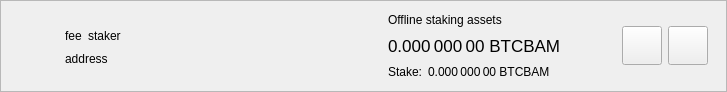
<?xml version="1.0" encoding="UTF-8"?>
<ui version="4.0">
 <class>DelegationItemWidget</class>
 <widget class="QWidget" name="DelegationItemWidget">
  <property name="geometry">
   <rect>
    <x>0</x>
    <y>0</y>
    <width>727</width>
    <height>92</height>
   </rect>
  </property>
  <property name="sizePolicy">
   <sizepolicy hsizetype="Preferred" vsizetype="Maximum">
    <horstretch>0</horstretch>
    <verstretch>0</verstretch>
   </sizepolicy>
  </property>
  <property name="windowTitle">
   <string>Form</string>
  </property>
  <layout class="QVBoxLayout" name="verticalLayout_2">
   <property name="spacing">
    <number>0</number>
   </property>
   <property name="leftMargin">
    <number>0</number>
   </property>
   <property name="topMargin">
    <number>0</number>
   </property>
   <property name="rightMargin">
    <number>0</number>
   </property>
   <property name="bottomMargin">
    <number>0</number>
   </property>
   <item>
    <widget class="QFrame" name="delegationItemFrame">
     <property name="frameShape">
      <enum>QFrame::StyledPanel</enum>
     </property>
     <property name="frameShadow">
      <enum>QFrame::Raised</enum>
     </property>
     <layout class="QHBoxLayout" name="horizontalLayout">
      <property name="topMargin">
       <number>0</number>
      </property>
      <property name="bottomMargin">
       <number>0</number>
      </property>
      <item>
       <widget class="QLabel" name="delegationLogo">
        <property name="sizePolicy">
         <sizepolicy hsizetype="Fixed" vsizetype="Fixed">
          <horstretch>0</horstretch>
          <verstretch>0</verstretch>
         </sizepolicy>
        </property>
        <property name="minimumSize">
         <size>
          <width>40</width>
          <height>40</height>
         </size>
        </property>
        <property name="alignment">
         <set>Qt::AlignCenter</set>
        </property>
       </widget>
      </item>
      <item>
       <widget class="QStackedWidget" name="stackedWidget">
        <property name="currentIndex">
         <number>0</number>
        </property>
        <widget class="QWidget" name="page">
         <layout class="QHBoxLayout" name="horizontalLayout_4">
          <item>
           <layout class="QHBoxLayout" name="horizontalLayout_3">
            <item>
             <layout class="QVBoxLayout" name="verticalLayout">
              <property name="rightMargin">
               <number>15</number>
              </property>
              <item>
               <spacer name="verticalSpacer_2">
                <property name="orientation">
                 <enum>Qt::Vertical</enum>
                </property>
                <property name="sizeHint" stdset="0">
                 <size>
                  <width>20</width>
                  <height>0</height>
                 </size>
                </property>
               </spacer>
              </item>
              <item alignment="Qt::AlignLeft">
               <widget class="QWidget" name="widgetDelegation" native="true">
                <property name="minimumSize">
                 <size>
                  <width>280</width>
                  <height>0</height>
                 </size>
                </property>
                <layout class="QHBoxLayout" name="horizontalLayout_2" stretch="0,0,1">
                 <property name="leftMargin">
                  <number>0</number>
                 </property>
                 <property name="topMargin">
                  <number>0</number>
                 </property>
                 <property name="rightMargin">
                  <number>0</number>
                 </property>
                 <property name="bottomMargin">
                  <number>0</number>
                 </property>
                 <item alignment="Qt::AlignLeft">
                  <widget class="QLabel" name="labelFee">
                   <property name="text">
                    <string>fee</string>
                   </property>
                   <property name="textInteractionFlags">
                    <set>Qt::LinksAccessibleByMouse|Qt::TextSelectableByMouse</set>
                   </property>
                  </widget>
                 </item>
                 <item alignment="Qt::AlignLeft">
                  <widget class="QLabel" name="labelStaker">
                   <property name="text">
                    <string>staker</string>
                   </property>
                   <property name="textInteractionFlags">
                    <set>Qt::LinksAccessibleByMouse|Qt::TextSelectableByMouse</set>
                   </property>
                  </widget>
                 </item>
                 <item>
                  <spacer name="horizontalSpacer">
                   <property name="orientation">
                    <enum>Qt::Horizontal</enum>
                   </property>
                   <property name="sizeType">
                    <enum>QSizePolicy::Minimum</enum>
                   </property>
                   <property name="sizeHint" stdset="0">
                    <size>
                     <width>0</width>
                     <height>20</height>
                    </size>
                   </property>
                  </spacer>
                 </item>
                </layout>
               </widget>
              </item>
              <item alignment="Qt::AlignLeft">
               <widget class="QLabel" name="labelAddress">
                <property name="text">
                 <string>address</string>
                </property>
                <property name="textInteractionFlags">
                 <set>Qt::LinksAccessibleByMouse|Qt::TextSelectableByMouse</set>
                </property>
               </widget>
              </item>
              <item>
               <spacer name="verticalSpacer">
                <property name="orientation">
                 <enum>Qt::Vertical</enum>
                </property>
                <property name="sizeHint" stdset="0">
                 <size>
                  <width>20</width>
                  <height>0</height>
                 </size>
                </property>
               </spacer>
              </item>
             </layout>
            </item>
            <item>
             <widget class="QWidget" name="vLineAssets" native="true">
              <property name="minimumSize">
               <size>
                <width>1</width>
                <height>0</height>
               </size>
              </property>
             </widget>
            </item>
            <item>
             <widget class="QWidget" name="widgetStakingAssets" native="true">
              <property name="sizePolicy">
               <sizepolicy hsizetype="Minimum" vsizetype="Preferred">
                <horstretch>0</horstretch>
                <verstretch>0</verstretch>
               </sizepolicy>
              </property>
              <layout class="QVBoxLayout" name="verticalLayout_3">
               <property name="leftMargin">
                <number>15</number>
               </property>
               <property name="topMargin">
                <number>0</number>
               </property>
               <property name="rightMargin">
                <number>15</number>
               </property>
               <property name="bottomMargin">
                <number>0</number>
               </property>
               <item>
                <widget class="QLabel" name="labelAssetsText">
                 <property name="text">
                  <string>Offline staking assets</string>
                 </property>
                 <property name="alignment">
                  <set>Qt::AlignLeading|Qt::AlignLeft|Qt::AlignVCenter</set>
                 </property>
                </widget>
               </item>
               <item>
                <widget class="QLabel" name="labelAssets">
                 <property name="font">
                  <font>
                   <pointsize>13</pointsize>
                  </font>
                 </property>
                 <property name="cursor">
                  <cursorShape>IBeamCursor</cursorShape>
                 </property>
                 <property name="toolTip">
                  <string>Your current spendable balance</string>
                 </property>
                 <property name="text">
                  <string notr="true">0.000 000 00 BTCBAM</string>
                 </property>
                 <property name="alignment">
                  <set>Qt::AlignLeading|Qt::AlignLeft|Qt::AlignVCenter</set>
                 </property>
                 <property name="textInteractionFlags">
                  <set>Qt::LinksAccessibleByMouse|Qt::TextSelectableByMouse</set>
                 </property>
                </widget>
               </item>
               <item>
                <layout class="QHBoxLayout" name="horizontalLayout_6">
                 <property name="spacing">
                  <number>6</number>
                 </property>
                 <item>
                  <widget class="QLabel" name="labelStakeText">
                   <property name="sizePolicy">
                    <sizepolicy hsizetype="Maximum" vsizetype="Preferred">
                     <horstretch>0</horstretch>
                     <verstretch>0</verstretch>
                    </sizepolicy>
                   </property>
                   <property name="text">
                    <string>Stake:</string>
                   </property>
                   <property name="alignment">
                    <set>Qt::AlignLeading|Qt::AlignLeft|Qt::AlignVCenter</set>
                   </property>
                  </widget>
                 </item>
                 <item>
                  <widget class="QLabel" name="labelStake">
                   <property name="text">
                    <string>0.000 000 00 BTCBAM</string>
                   </property>
                   <property name="alignment">
                    <set>Qt::AlignLeading|Qt::AlignLeft|Qt::AlignVCenter</set>
                   </property>
                   <property name="textInteractionFlags">
                    <set>Qt::LinksAccessibleByMouse|Qt::TextSelectableByMouse</set>
                   </property>
                  </widget>
                 </item>
                 <item>
                  <spacer name="horizontalSpacer_4">
                   <property name="orientation">
                    <enum>Qt::Horizontal</enum>
                   </property>
                   <property name="sizeType">
                    <enum>QSizePolicy::Minimum</enum>
                   </property>
                   <property name="sizeHint" stdset="0">
                    <size>
                     <width>0</width>
                     <height>0</height>
                    </size>
                   </property>
                  </spacer>
                 </item>
                </layout>
               </item>
              </layout>
             </widget>
            </item>
            <item>
             <spacer name="horizontalSpacer_2">
              <property name="orientation">
               <enum>Qt::Horizontal</enum>
              </property>
              <property name="sizeHint" stdset="0">
               <size>
                <width>193</width>
                <height>20</height>
               </size>
              </property>
             </spacer>
            </item>
            <item>
             <widget class="QToolButton" name="buttonSplit">
              <property name="text">
               <string/>
              </property>
              <property name="iconSize">
               <size>
                <width>32</width>
                <height>32</height>
               </size>
              </property>
             </widget>
            </item>
            <item>
             <widget class="QToolButton" name="buttonRemove">
              <property name="text">
               <string/>
              </property>
              <property name="iconSize">
               <size>
                <width>32</width>
                <height>32</height>
               </size>
              </property>
             </widget>
            </item>
           </layout>
          </item>
         </layout>
        </widget>
        <widget class="QWidget" name="page_2">
         <layout class="QHBoxLayout" name="horizontalLayout_5">
          <item>
           <widget class="QLabel" name="labelNewDelegation">
            <property name="text">
             <string>Add new delegations</string>
            </property>
           </widget>
          </item>
          <item>
           <spacer name="horizontalSpacer_3">
            <property name="orientation">
             <enum>Qt::Horizontal</enum>
            </property>
            <property name="sizeHint" stdset="0">
             <size>
              <width>408</width>
              <height>20</height>
             </size>
            </property>
           </spacer>
          </item>
          <item>
           <widget class="QToolButton" name="buttonRestore">
            <property name="text">
             <string/>
            </property>
            <property name="iconSize">
             <size>
              <width>32</width>
              <height>32</height>
             </size>
            </property>
           </widget>
          </item>
          <item>
           <widget class="QToolButton" name="buttonAdd">
            <property name="text">
             <string/>
            </property>
            <property name="iconSize">
             <size>
              <width>32</width>
              <height>32</height>
             </size>
            </property>
           </widget>
          </item>
         </layout>
        </widget>
       </widget>
      </item>
     </layout>
    </widget>
   </item>
  </layout>
 </widget>
 <resources/>
 <connections/>
</ui>
